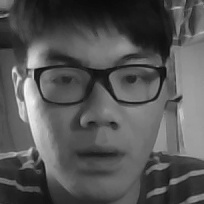
#> input picture tensorflow/Face_Recognization/test/0.jpg, 204 x 204 px
$ python test03.py   (older library calls are emulated)
#> lines starting #> are read from the running program, lines starting #| are printed output that depends on the picture
import cv2

img = cv2.imread("0.jpg")
#> img is the input picture: shape (204, 204, 3); min 10, max 245, mean 85.1

gray = cv2.cvtColor(img, cv2.COLOR_RGB2GRAY)

sobel_x = cv2.Sobel(gray, cv2.CV_8U, 1, 0)
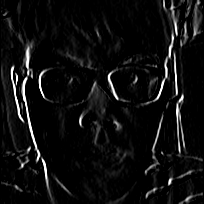
#> sobel_x: shape (204, 204); min 0, max 255, mean 14.9
sobel_y = cv2.Sobel(gray, cv2.CV_8U, 0, 1)
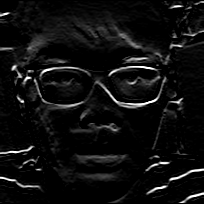
#> sobel_y: shape (204, 204); min 0, max 255, mean 14.9
sobel = cv2.Sobel(gray, cv2.CV_8U, 1, 1)
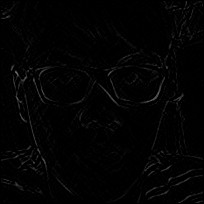
#> sobel: shape (204, 204); min 0, max 115, mean 2.9

scharr_x = cv2.Scharr(gray, cv2.CV_8U, 1, 0)
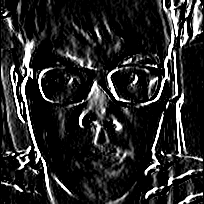
#> scharr_x: shape (204, 204); min 0, max 255, mean 38.9
scharr_y = cv2.Scharr(gray, cv2.CV_8U, 0, 1)
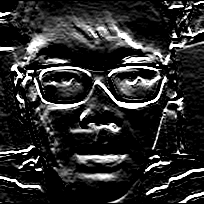
#> scharr_y: shape (204, 204); min 0, max 255, mean 44.4

cv2.imshow("src", img)
cv2.imshow("Sobel_x", sobel_x)
cv2.imshow("Sobel_y", sobel_y)
cv2.imshow("Sobel", sobel)
cv2.imshow("Scharr_x", scharr_x)
cv2.imshow("Scharr_y", scharr_y)

cv2.waitKey(0)

$ run again, with tensorflow/Face_Recognization/test/1.jpg copied over tensorflow/Face_Recognization/test/0.jpg
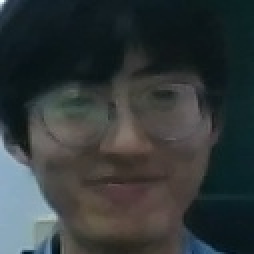
#> input picture tensorflow/Face_Recognization/test/1.jpg, 127 x 127 px (shown 2 times larger)
#> img is the input picture: shape (127, 127, 3); mean B, G, R 57.8, 57.1, 50.7
#> `scharr_x = cv2.Scharr(gray, cv2.CV_8U, 1, 0)`:
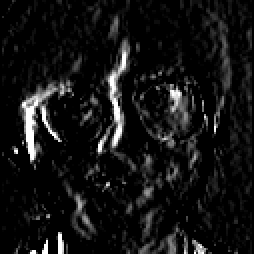
#> scharr_x: shape (127, 127) (shown 2 times larger); min 0, max 255, mean 20
#> `scharr_y = cv2.Scharr(gray, cv2.CV_8U, 0, 1)`:
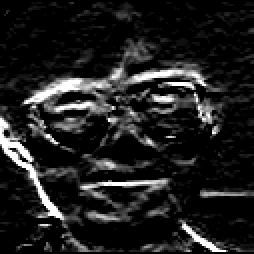
#> scharr_y: shape (127, 127) (shown 2 times larger); min 0, max 255, mean 31.7

$ run again, with tensorflow/Face_Recognization/test/8.jpg copied over tensorflow/Face_Recognization/test/0.jpg
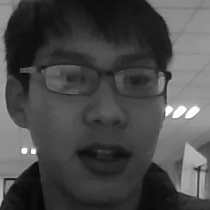
#> input picture tensorflow/Face_Recognization/test/8.jpg, 210 x 210 px
#> img is the input picture: shape (210, 210, 3); min 4, max 255, mean 73.8
#> `scharr_x = cv2.Scharr(gray, cv2.CV_8U, 1, 0)`:
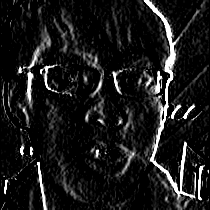
#> scharr_x: shape (210, 210); min 0, max 255, mean 25.9
#> `scharr_y = cv2.Scharr(gray, cv2.CV_8U, 0, 1)`:
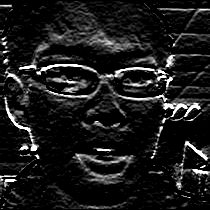
#> scharr_y: shape (210, 210); min 0, max 255, mean 27.5
